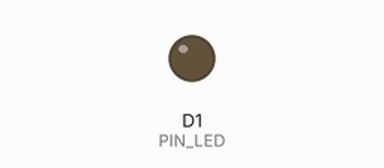
This sketch was run on a simulated ESP8266 (NodeMCU). Shown: output pins drawn as LEDs (lit = HIGH). Dashed ring = blinking. What the sketch prints to the serial monitor is not drawn.

Above: at 1.0 s.
At 2.5 s:
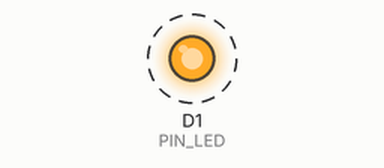
Timing chart, 0 to 4.6 s (numbered marks = the images above):
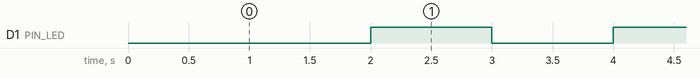

Measured:
- by itself, D1 (PIN_LED): alternates HIGH for 1.0 s and LOW for 1.0 s

The sketch:

Usar_ticker.ino
```cpp
#include<Ticker.h>  //Se incluye la librería Ticker
#define PIN_LED D1    //Se define el led
Ticker tiempo;    //Se crea un objeto del tipo ticker llamado tiempo
boolean ESTADO;   //Se crea un "ESTADO" en boolean

void parpadeo(){    //La función parpadeo
  digitalWrite(PIN_LED, ESTADO);    //Se acciona el led según el estado
  ESTADO=!ESTADO;   //Cambia de estado
}
void setup() {
Serial.begin(9600);   //Se iniciaaliza el monitor serie
Serial.println("/n");   //Se escribe un null
ESTADO = false;   //Se asegura que el estado es false
pinMode(PIN_LED, OUTPUT); //Se declara como salida el led
digitalWrite(PIN_LED, ESTADO);    //Se apaga el led
tiempo.attach(1,parpadeo);    //Se acciona la funcion de parpadeo, con el "tiempo.attach", que requiere el tiempo en segundos que se hara para poner el 1, y a la función a la cuál se le hara
}

void loop() {
  if(Serial.available()){   //Si hay datos disponibles
  String cad = Serial.readString();   //Se crea un string llamado cad y se lee
  if( cad.toInt() == 0){    //Si cad es igual a 0
    tiempo.detach();    //Se detiene la función
  }if(cad.toInt()==1){    //Si cad es igual a 1
    tiempo.attach(1,parpadeo);    //Se acciona la función parpadeo
  }
  }
  // put your main code here, to run repeatedly:

}
```
